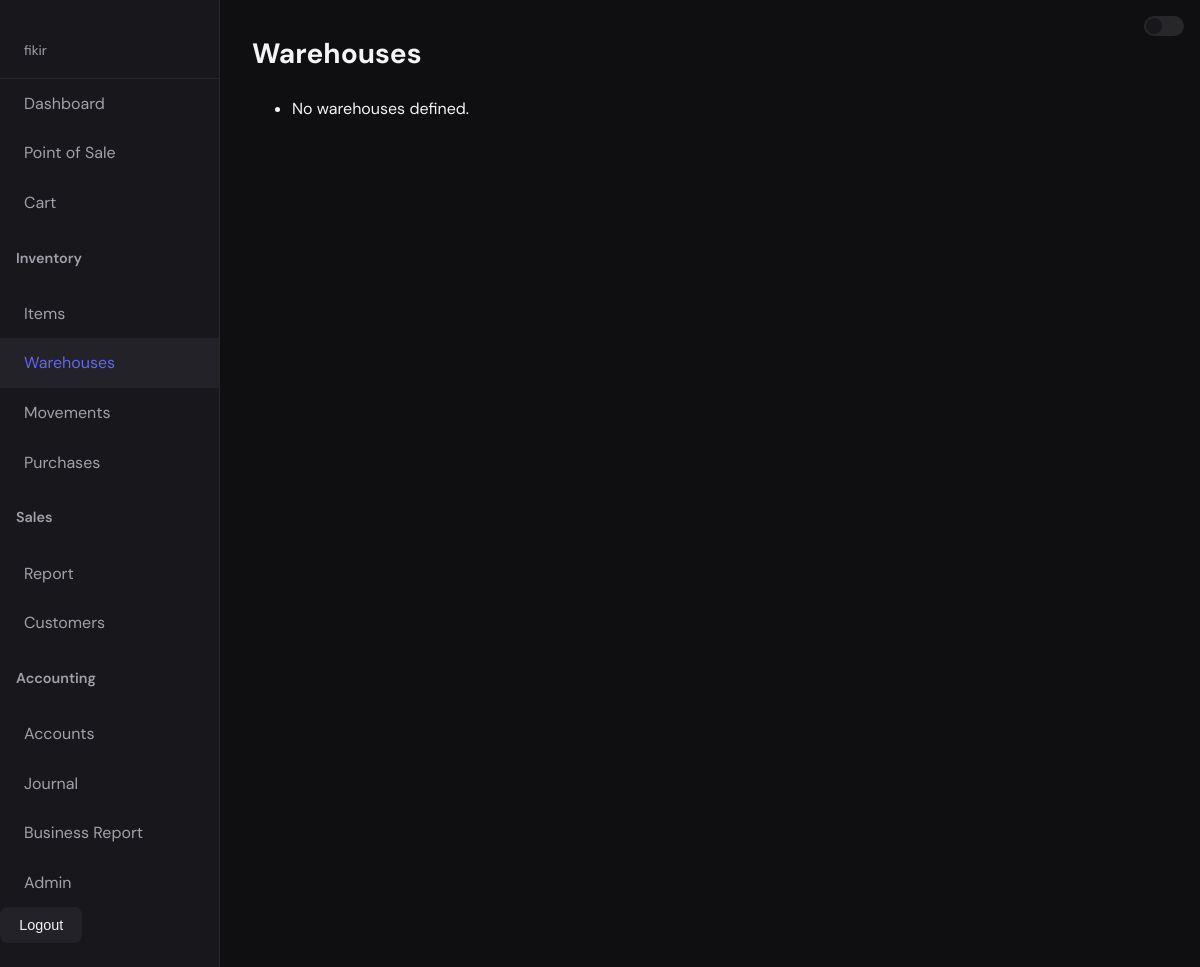
/inventory/warehouses/ (signed in), run on an earlier commit of the app's database.
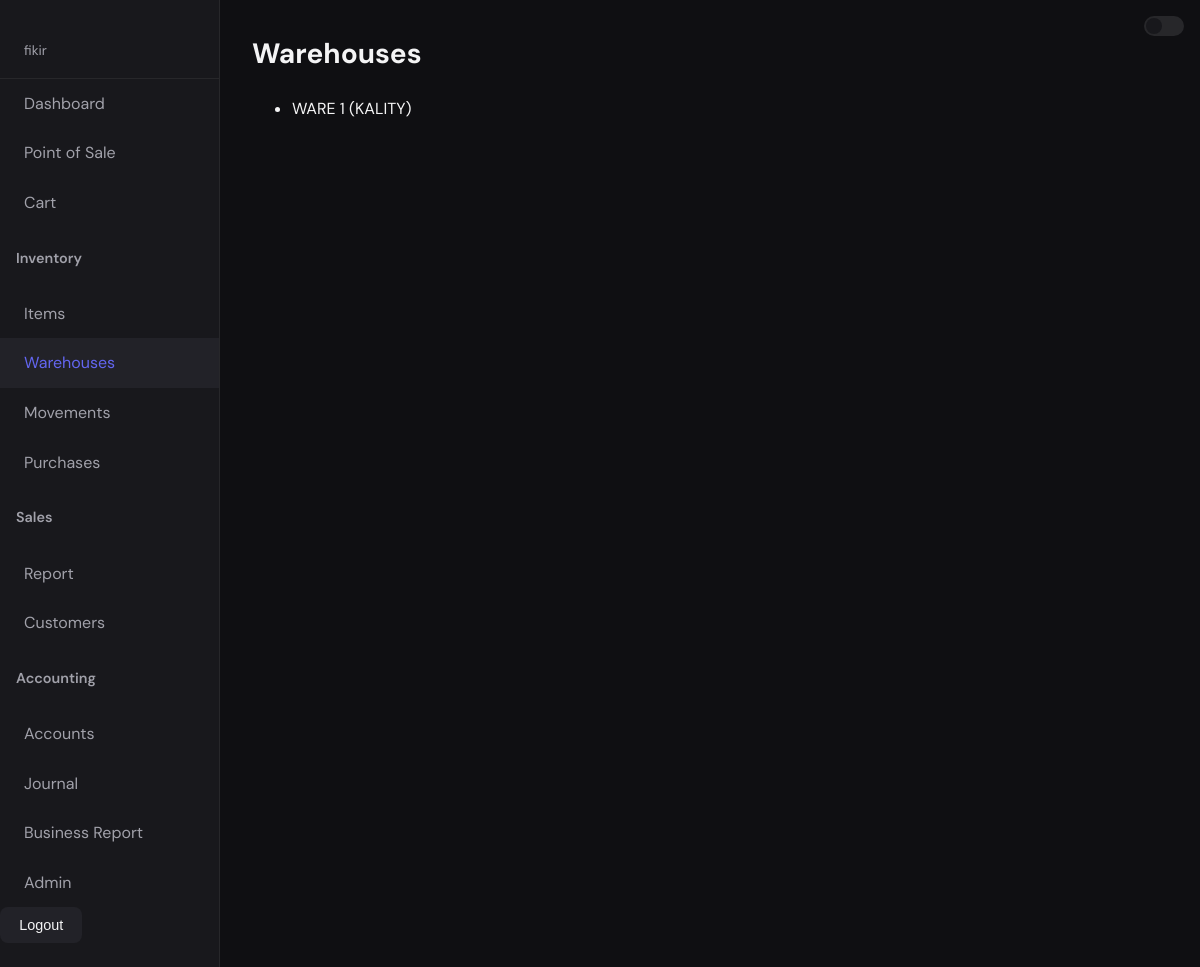
And on a later commit of the database.
### inventory/models.py (models this page shows, shortened)
class Warehouse(models.Model):
    name = models.CharField(max_length=100, unique=True)
    location = models.CharField(max_length=150, blank=True)
    description = models.TextField(blank=True)

### inventory/views.py (the view)
# urls.py: path("warehouses/", views.warehouse_list, name="warehouse_list"),
@login_required
def warehouse_list(request):
    from .models import Warehouse
    warehouses = Warehouse.objects.all()
    return render(request, "inventory/warehouse_list.html", {"warehouses": warehouses})

### inventory/templates/inventory/warehouse_list.html (shortened to what this page needs)
{% extends "base.html" %}
{% block content %}
<h1>Warehouses</h1>
<ul>
    {% for w in warehouses %}
    <li>{{ w.name }}{% if w.location %} ({{ w.location }}){% endif %}</li>
    {% empty %}
    <li>No warehouses defined.</li>
    {% endfor %}
</ul>
{% endblock %}

What changed in the data, as far as the page shows it:
added Warehouse: name "WARE 1", location "KALITY"
Also different on the page:
text no longer shown: "No warehouses defined."
